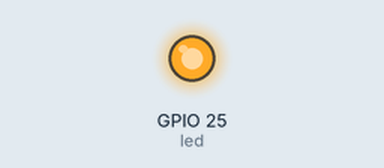
Recording of a program running on a simulated ESP32 board running MicroPython. Parts: output pins drawn as LEDs (lit = HIGH). Threads take turns every 2 ms.

Above: at 0.1 s.
Timing chart, 0 to 1.6 s (numbered marks = the images above):
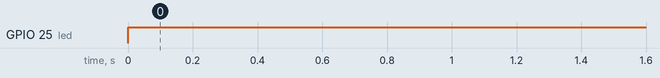

The program:

two_threads.py
```python
import _thread
from machine import Pin
from time import sleep

toggle = False

led = Pin(25, Pin.OUT)
#led = Pin(2, Pin.OUT) # for esp32
lock = _thread.allocate_lock()

def ledON():
    led.value(1)
def ledOFF():
    led.value(0)

# thread for OFF
def switchOFF():
    global toggle
    while True:
        lock.acquire()
        if toggle:
            ledOFF()
            toggle=False
        sleep(1)
        lock.release()

_thread.start_new_thread(switchOFF, ())

# thread for ON
while True:
    lock.acquire()
    if not toggle:
        ledON()
        toggle=True
    sleep(1)
    lock.release()
```

Measured:
- by itself, GPIO 25 (led): LOW → HIGH at 0.00 s
